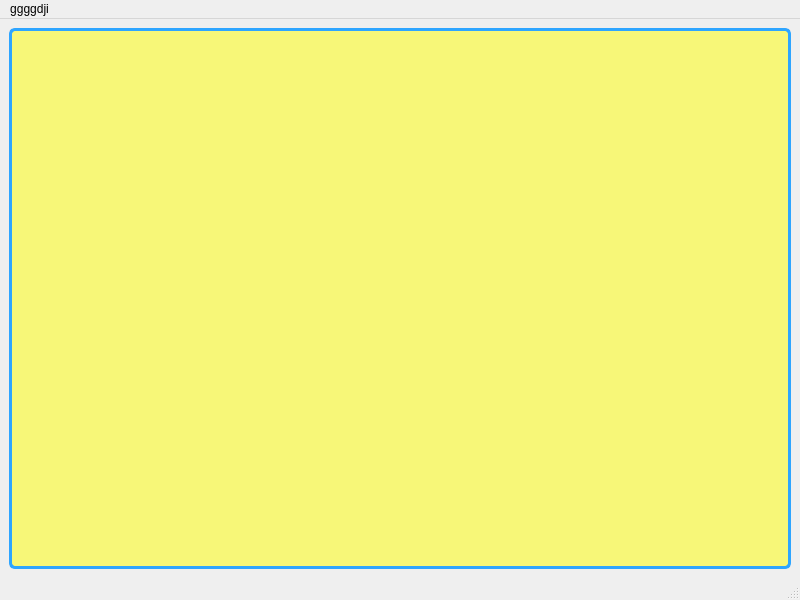
<?xml version="1.0" encoding="UTF-8"?>
<ui version="4.0">
 <class>MainWindow</class>
 <widget class="QMainWindow" name="MainWindow">
  <property name="geometry">
   <rect>
    <x>0</x>
    <y>0</y>
    <width>800</width>
    <height>600</height>
   </rect>
  </property>
  <property name="windowTitle">
   <string>MainWindow</string>
  </property>
  <widget class="QWidget" name="centralwidget">
   <layout class="QGridLayout" name="gridLayout_2">
    <item row="0" column="0">
     <widget class="QWidget" name="widget" native="true">
      <property name="styleSheet">
       <string notr="true">QWidget#widget
{
	 border:3px solid  rgb(46, 165, 255);
     background-color: rgba(255, 255, 0, 0.5);
     border-radius:6px;
}</string>
      </property>
      <layout class="QGridLayout" name="gridLayout"/>
     </widget>
    </item>
   </layout>
  </widget>
  <widget class="QMenuBar" name="menubar">
   <property name="geometry">
    <rect>
     <x>0</x>
     <y>0</y>
     <width>800</width>
     <height>28</height>
    </rect>
   </property>
   <widget class="QMenu" name="menuggggdji">
    <property name="title">
     <string>ggggdji</string>
    </property>
   </widget>
   <addaction name="menuggggdji"/>
  </widget>
  <widget class="QStatusBar" name="statusbar"/>
 </widget>
 <resources/>
 <connections/>
</ui>
